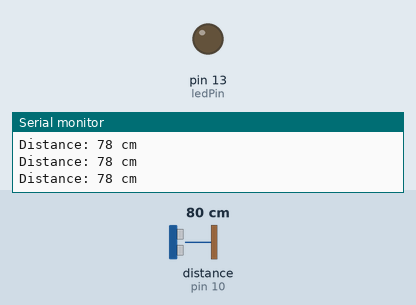
Recording of a sketch running on a simulated Arduino Uno, built with avr-gcc and run on an emulated ATmega328P. On the bench: output pins drawn as LEDs (lit = HIGH), the last lines printed to the serial monitor. Wiring (inferred from the names in the program): ultrasonic range finder: trigger pin 9; echo pin 10. The inputs (shaded band) are chosen by the test bench; at power-on: distance to the obstacle (sensor on pin 10) 80 cm. The echo pulse lasts 58.3 µs per cm; pins used as bus, display or sensor lines are not drawn.

Above: at 1.2 s.
1.3 s: distance to the obstacle (sensor on pin 10) set to 23 cm
2.8 s: distance to the obstacle (sensor on pin 10) set to 19 cm
At 4.1 s:
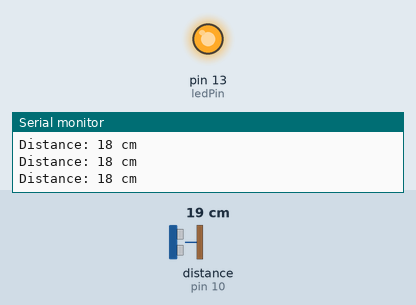
4.4 s: distance to the obstacle (sensor on pin 10) set to 35 cm
At 5.3 s:
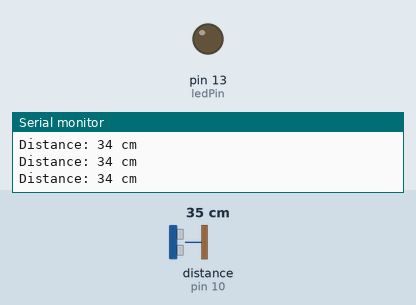
5.9 s: distance to the obstacle (sensor on pin 10) set to 9 cm
At 6.7 s:
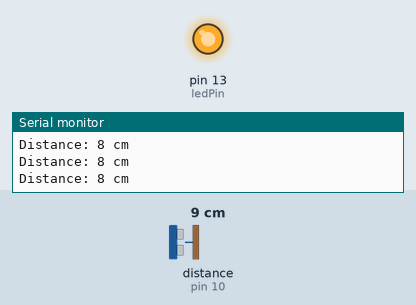
Timing chart, 0 to 8.4 s (numbered marks = the images above; inputs shaded):
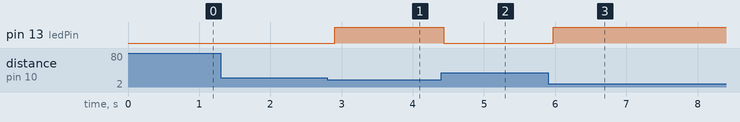

Measured:
- the behaviour switches between 21 and 20 cm on distance to the obstacle (sensor on pin 10) (found by bisection; images 0 and 1)
- after the input at 2.8 s, pin 13 (ledPin): LOW → HIGH after 0.10 s
- after the input at 4.4 s, pin 13 (ledPin): HIGH → LOW at once
- after the input at 5.9 s, pin 13 (ledPin): LOW → HIGH after 0.07 s

The sketch:

sketch.ino
```cpp
// Define pins for the ultrasonic sensor
const int trigPin = 9; // Trig pin of HC-SR04
const int echoPin = 10; // Echo pin of HC-SR04

// Define pin for the LED
const int ledPin = 13; // LED connected to pin 13

// Variables for the duration of the ultrasonic pulse and the distance
long duration;
int distance;

void setup() {
  // Initialize serial communication for debugging
  Serial.begin(9600);

  // Set up the trig and echo pins
  pinMode(trigPin, OUTPUT);
  pinMode(echoPin, INPUT);

  // Set up the LED pin
  pinMode(ledPin, OUTPUT);
}

void loop() {
  // Clear the trigger pin
  digitalWrite(trigPin, LOW);
  delayMicroseconds(2);

  // Send a 10 microsecond pulse to the trigger pin to start the ranging
  digitalWrite(trigPin, HIGH);
  delayMicroseconds(10);
  digitalWrite(trigPin, LOW);

  // Read the duration of the pulse on the echo pin
  duration = pulseIn(echoPin, HIGH);

  // Calculate the distance in centimeters
  distance = duration * 0.034 / 2;

  // Print the distance to the serial monitor for debugging
  Serial.print("Distance: ");
  Serial.print(distance);
  Serial.println(" cm");

  // Check if an object is within 20 cm of the sensor
  if (distance < 20) {
    // Turn on the LED
    digitalWrite(ledPin, HIGH);
  } else {
    // Turn off the LED
    digitalWrite(ledPin, LOW);
  }

  // Delay before the next reading
  delay(100);
}
```
